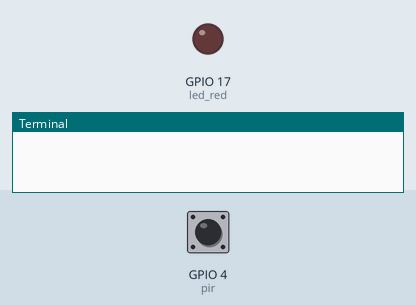
Recording of a program running on a simulated Raspberry Pi (BCM pin numbers). Parts: output pins drawn as LEDs (lit = HIGH), the last lines printed to the terminal. The test bench sets the inputs (shaded band); at power-on: GPIO 4 (pir) LOW. The clock reads 2024-03-15 10:24:30 at power-on unless the program sets it; random numbers come from a fixed seed; sound played through the audio output is not drawn and takes no time; speech is not drawn; the words are listed on the console.

Above: at 1.2 s.
1.3 s: GPIO 4 (pir) driven HIGH
At 2.1 s:
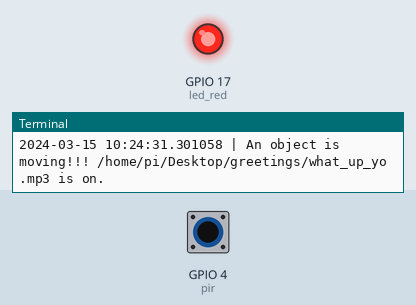
5.3 s: GPIO 4 (pir) pulsed HIGH 2 times (0.12 s each, 0.3 s apart)
At 7.2 s:
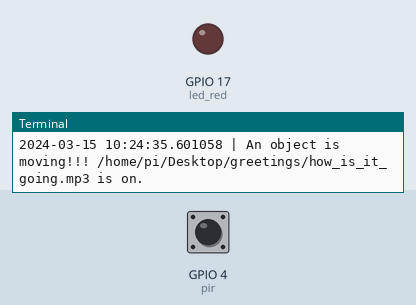
7.4 s: GPIO 4 (pir) pulsed HIGH 5 times (0.12 s each, 0.3 s apart)
At 8.5 s:
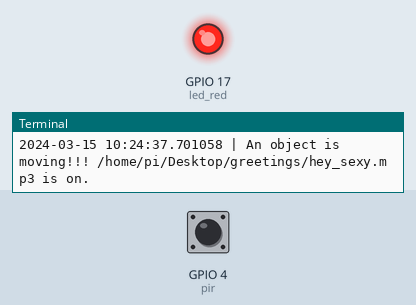
Timing chart, 0 to 10.4 s (numbered marks = the images above; inputs shaded):
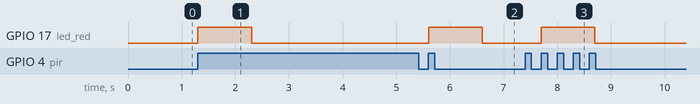

The program:

project_zero_w_mp3_greeting_pir_motion_sensor.py
```python
"""Python script plays a MP3 greeting when a PIR sensor scans any movement"""

import time
import datetime
import random
import os
from gtts import gTTS
from gpiozero import LED, MotionSensor

led_red = LED(17)
pir = MotionSensor(4)

greetings = [
    'hello_there',
    'hey_sexy',
    'what_up_yo',
    'speak_of_the_devil',
    'welcome_georgous',
    'nice_to_see_you_here',
    'welcome_back_sailor',
    'hey_hey_hey',
    'whats_new_pussycat',
    'how_is_it_going']

def blink_red_light():
    """Blink Red Light"""
    led_red.on()
    time.sleep(1)
    led_red.off()
    time.sleep(1)

def play_mp3_file(file_path):
    """Play MP3 File"""
    os.system(f'omxplayer -p -o hdmi {file_path}')

def get_random_greeting_mp3_file_path():
    """Get Random Greeting Mp3 File Path"""
    random_song = random.choice(greetings)
    return '/home/pi/Desktop/greetings/' + random_song

def generate_mp3_file_from_string(string, directory, file_name):
    """Generate MP3 File From String"""
    if directory[-1] != "/":
        directory = directory + "/"
    if ".mp3" not in file_name:
        file_name = file_name + ".mp3"
    mp3_file_path = f'{directory}{file_name}'
    def_lang = 'en'
    my_obj = gTTS(text = string, lang = def_lang, slow = False)
    my_obj.save(mp3_file_path)
    return mp3_file_path

def generate_mp3_files_from_greetings():
    """Generate MP3 Files From Greetings"""
    for greeting in greetings:
        generate_mp3_file_from_string(greeting, '/home/pi/Desktop/', greeting + '.mp3')

if __name__ == "__main__":
    try:
        #generate_mp3_files_from_greetings()
        led_red.off()
        while True:
            pir.wait_for_motion()
            file_path = get_random_greeting_mp3_file_path() + '.mp3'
            print(f'{datetime.datetime.now()} | An object is moving!!! {file_path} is on.')
            blink_red_light()
            play_mp3_file(file_path)
            pir.wait_for_no_motion()
            print(f'{datetime.datetime.now()} | No movement in the house...')
            led_red.off()
    except KeyboardInterrupt:
        led_red.off()
```

Measured:
- after the input at 1.3 s, GPIO 17 (led_red): LOW → HIGH at once, → LOW 1.0 s later
- after the input at 5.3 s, GPIO 17 (led_red): LOW → HIGH after 0.30 s, → LOW 1.0 s later
- after the input at 7.4 s, GPIO 17 (led_red): LOW → HIGH after 0.30 s, → LOW 1.0 s later
